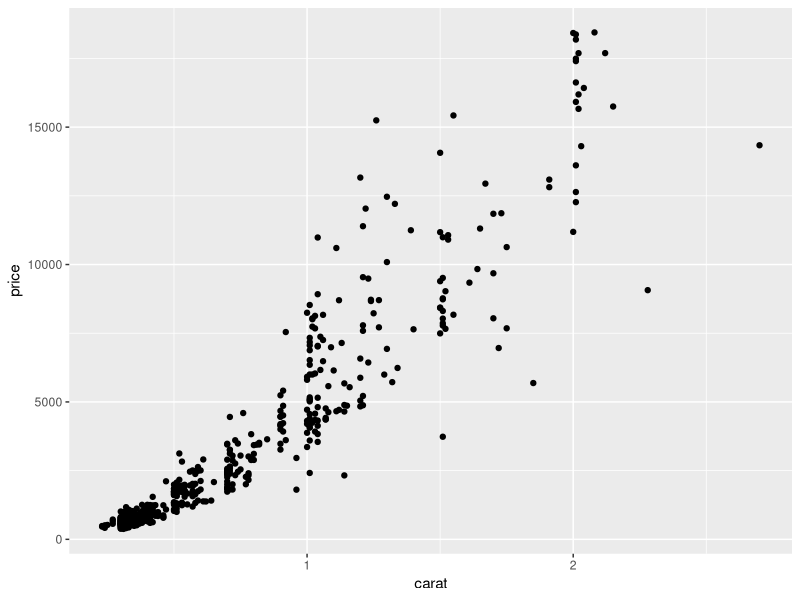
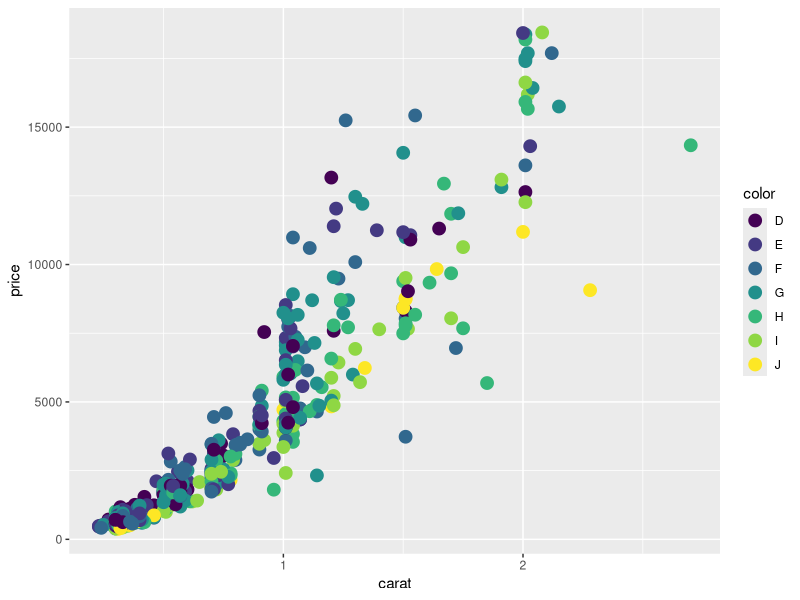
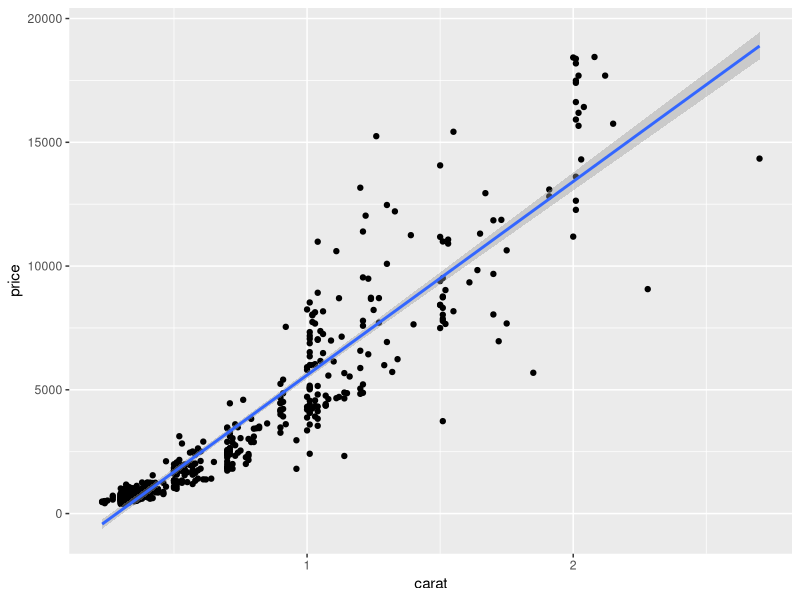
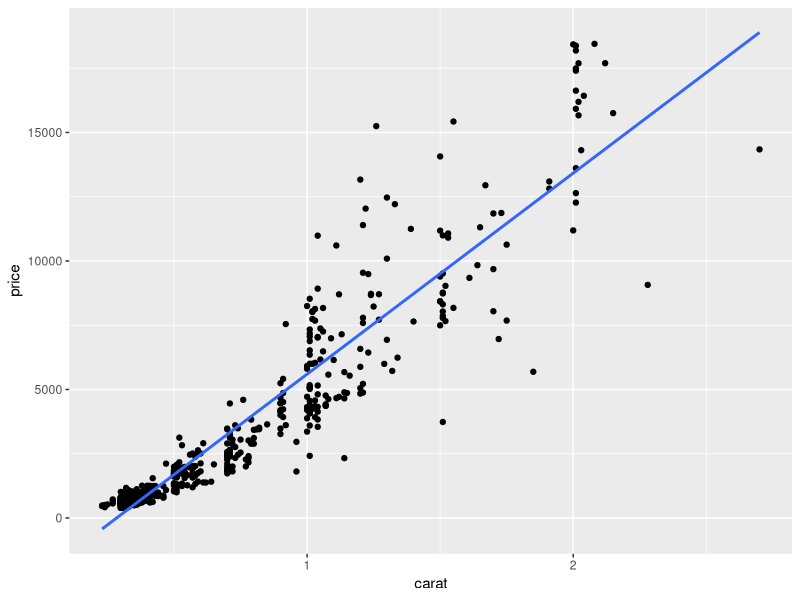
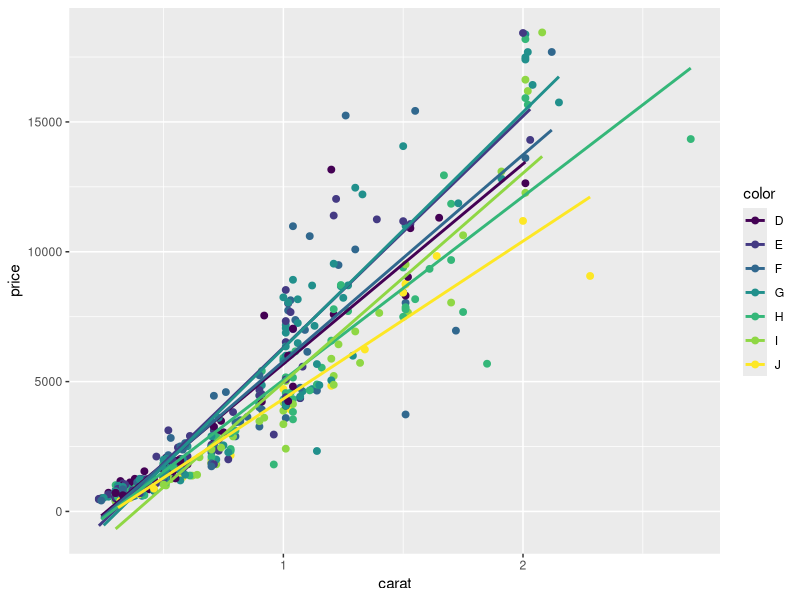
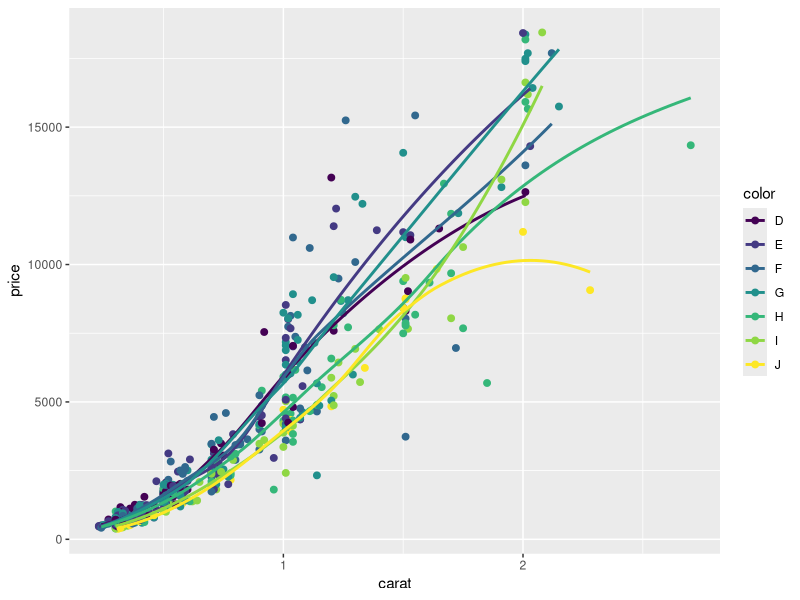
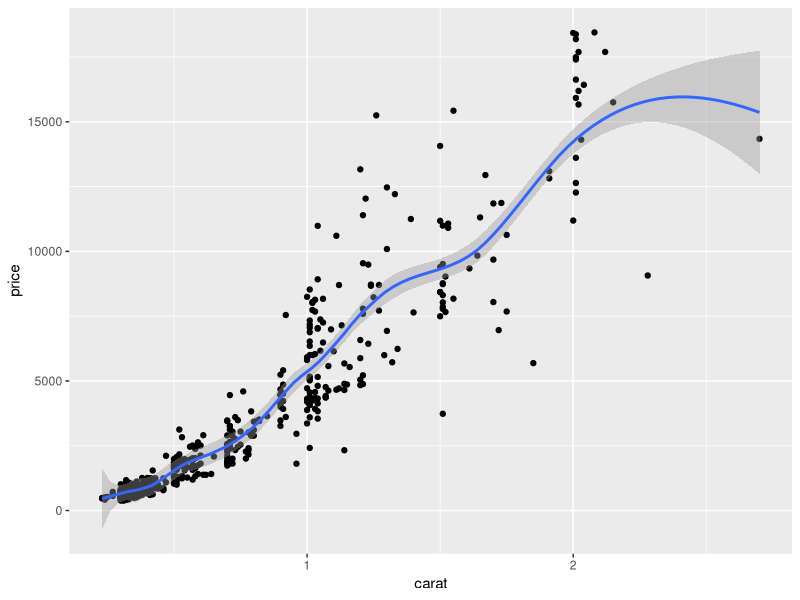
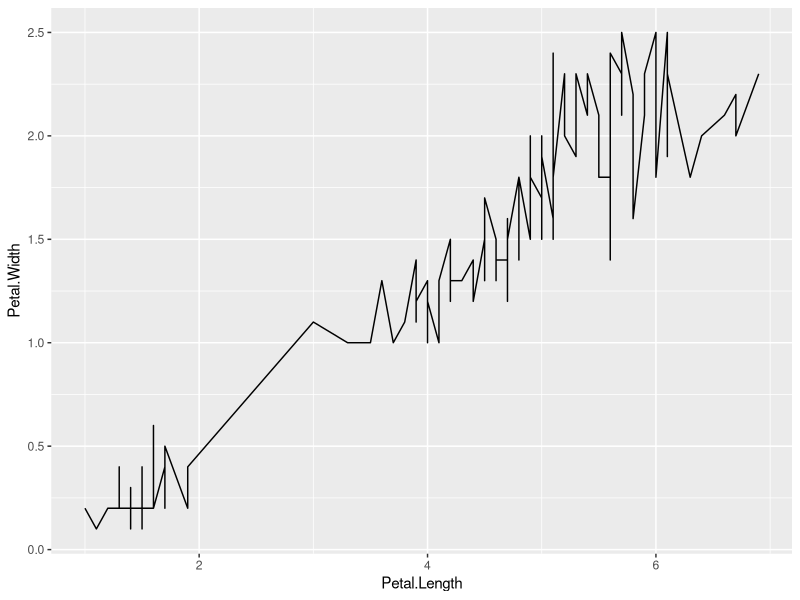

R code for these plots, in order:
## ---- chunk 1
knitr::opts_chunk$set(echo = TRUE)
## ---- chunk 2
# 載入套件
library(ggplot2)

# ?diamonds

# 資料結構
str(diamonds) # 53940*10

# 設定亂數種子，使用大於或等於1整數
set.seed(168)

# 使用 sample函數自所有列數隨機抽取500筆資料
dsmall <- diamonds[sample(nrow(diamonds), 500),]

# 顯示結果
dsmall # 500*10
## ---- chunk 3
# ggplot: 散佈圖
p <- ggplot(data=dsmall, mapping=aes(carat, price)) +
  geom_point()
p
## ---- chunk 4
# ggplot: 群組散佈圖
p <- ggplot(data=dsmall, mapping=aes(carat, price, color=color)) + # 等號左側color表示群組參數，右側color表示變數名稱
  geom_point(size=4)
p
## ---- chunk 5
# ggplot: 散點圖+線性迴歸+95%信賴區間
p <- ggplot(dsmall, aes(carat, price)) + 
  geom_point() +
  geom_smooth(method="lm")
p
## ---- chunk 6
# ggplot: 散點圖+線性迴歸+不顯示信賴區間
ggplot(dsmall, aes(carat, price)) + 
  geom_point() +
  geom_smooth(method="lm", se=FALSE)
## ---- chunk 7
# ggplot: 散點圖+群組lm
ggplot(dsmall, aes(carat, price, group=color)) + 
  geom_point(aes(color=color), size=2) + 
  geom_smooth(aes(color=color), method="lm", se=FALSE)
## ---- chunk 8
# ggplot: 散點圖+群組loess
ggplot(dsmall, aes(carat, price, group=color)) + 
  geom_point(aes(color=color), size=2) + 
  geom_smooth(aes(color=color), method="loess", se=FALSE)
## ---- chunk 9
# ggplot: 散點圖+span
ggplot(dsmall, aes(carat, price)) +
  geom_point() + 
  geom_smooth(span = 0.3)
## ---- chunk 10
# ggplot: 線圖
ggplot(iris, aes(Petal.Length, Petal.Width)) +
  geom_line()
## ---- chunk 11
# ggplot: 線圖+群組+顏色
ggplot(iris, aes(Petal.Length, Petal.Width, group=Species, color=Species)) + # group: 群組
  geom_line()
## ---- chunk 12
# ggplot: 線圖+分面畫圖
ggplot(iris, aes(Sepal.Length, Sepal.Width)) + 
  geom_line(aes(color=Species), size=1) + 
  facet_wrap(~Species, ncol=1)
## ---- chunk 13
# ggplot: 線圖+分面
ggplot(iris, aes(Sepal.Length, Sepal.Width)) +
  geom_line(aes(color=Species), size=1) + 
  facet_wrap(~Species, ncol=1) +
  theme_minimal()
# theme_ 設定繪圖風格，例：theme_gray、theme_bw、theme_minimal、theme_classic，參考`?theme_classic`
## ---- chunk 14
# 載入套件
library(dplyr)
library(ggplot2)
## ---- chunk 15
# 設定資料集大小
datasize <- 100000

# 亂數種子
set.seed(123)

# 建立模擬製程資料
df <- data.frame(
  id = 1:datasize,
  year = sample(2018:2023, size = datasize, replace = TRUE),
  month = sample(1:12, size = datasize, replace = TRUE),
  day = sample(1:31, size = datasize, replace = TRUE),
  location = sample(c("台中", "高雄", "新竹"), size = datasize, replace = TRUE),
  batch_number = paste0("Batch", sample(1:10, size = datasize, replace = TRUE)),
  production_volume = runif(datasize, min = 0.001, max = 100),
  defect_rate = rnorm(datasize, mean = 0.05, sd = 0.01)
)

# 轉換為 tbl_df
df <- tibble::as_tibble(df)

# 類別
class(df) # "tbl_df" "tbl" "data.frame"

df
## ---- chunk 16
# 新增製程日期變數
df <- df %>%
  mutate(process_date = as.Date(paste0(year, "/", month, "/", day)))

# 計算每日平均不良率
df_summary <- df %>%
  group_by(process_date) %>%
  summarise(AvgDefectRate = mean(defect_rate))

# 刪除NA值
df_summary <- df_summary %>%
  na.omit()

# 資料結構
str(df_summary)

# 資料摘要
summary(df_summary)

# 前6筆資料
head(df_summary)

# 後6筆資料
tail(df_summary)

# 顯示資料
df_summary

## ---- chunk 17
# 使用ggplot2 資料視覺化
ggplot(df_summary, aes(x = process_date, y = AvgDefectRate)) +
  geom_line()
# 發現什麼樣式 (patterns) --> NONE
# Try: 優化視覺化結果, 加入平均線
## ---- chunk 18
# Try: facet_wrap_year
## ---- chunk 19
# Try: facet_wrap_month
## ---- chunk 20
# Try: facet_wrap_location
